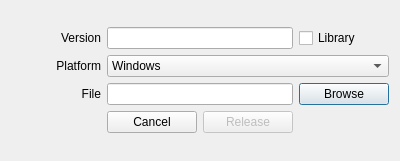
<?xml version="1.0" encoding="UTF-8"?>
<ui version="4.0">
 <class>ReleaseUpgraderDialog</class>
 <widget class="QDialog" name="ReleaseUpgraderDialog">
  <property name="geometry">
   <rect>
    <x>0</x>
    <y>0</y>
    <width>400</width>
    <height>161</height>
   </rect>
  </property>
  <property name="windowTitle">
   <string>Dialog</string>
  </property>
  <layout class="QVBoxLayout" name="verticalLayout">
   <item>
    <layout class="QGridLayout" name="gridLayout">
     <item row="0" column="0">
      <widget class="QLabel" name="label">
       <property name="text">
        <string>Version</string>
       </property>
       <property name="alignment">
        <set>Qt::AlignRight|Qt::AlignTrailing|Qt::AlignVCenter</set>
       </property>
      </widget>
     </item>
     <item row="2" column="0">
      <widget class="QLabel" name="label_2">
       <property name="text">
        <string>File</string>
       </property>
       <property name="alignment">
        <set>Qt::AlignRight|Qt::AlignTrailing|Qt::AlignVCenter</set>
       </property>
      </widget>
     </item>
     <item row="1" column="0">
      <widget class="QLabel" name="label_3">
       <property name="text">
        <string>Platform</string>
       </property>
       <property name="alignment">
        <set>Qt::AlignRight|Qt::AlignTrailing|Qt::AlignVCenter</set>
       </property>
      </widget>
     </item>
     <item row="1" column="1" colspan="3">
      <widget class="QComboBox" name="cbPlatform">
       <item>
        <property name="text">
         <string>Windows</string>
        </property>
       </item>
       <item>
        <property name="text">
         <string>MacOS</string>
        </property>
       </item>
       <item>
        <property name="text">
         <string>Linux</string>
        </property>
       </item>
      </widget>
     </item>
     <item row="2" column="3">
      <widget class="QPushButton" name="pbBrowse">
       <property name="text">
        <string>Browse</string>
       </property>
      </widget>
     </item>
     <item row="2" column="1" colspan="2">
      <widget class="QLineEdit" name="leFile"/>
     </item>
     <item row="3" column="1">
      <widget class="QPushButton" name="pbCancel">
       <property name="text">
        <string>Cancel</string>
       </property>
      </widget>
     </item>
     <item row="3" column="2">
      <widget class="QPushButton" name="pbRelease">
       <property name="enabled">
        <bool>false</bool>
       </property>
       <property name="text">
        <string>Release</string>
       </property>
      </widget>
     </item>
     <item row="0" column="1" colspan="2">
      <widget class="QLineEdit" name="leVersion"/>
     </item>
     <item row="0" column="3">
      <widget class="QCheckBox" name="cbIsLibPart">
       <property name="text">
        <string>Library</string>
       </property>
      </widget>
     </item>
    </layout>
   </item>
  </layout>
 </widget>
 <resources/>
 <connections/>
</ui>
